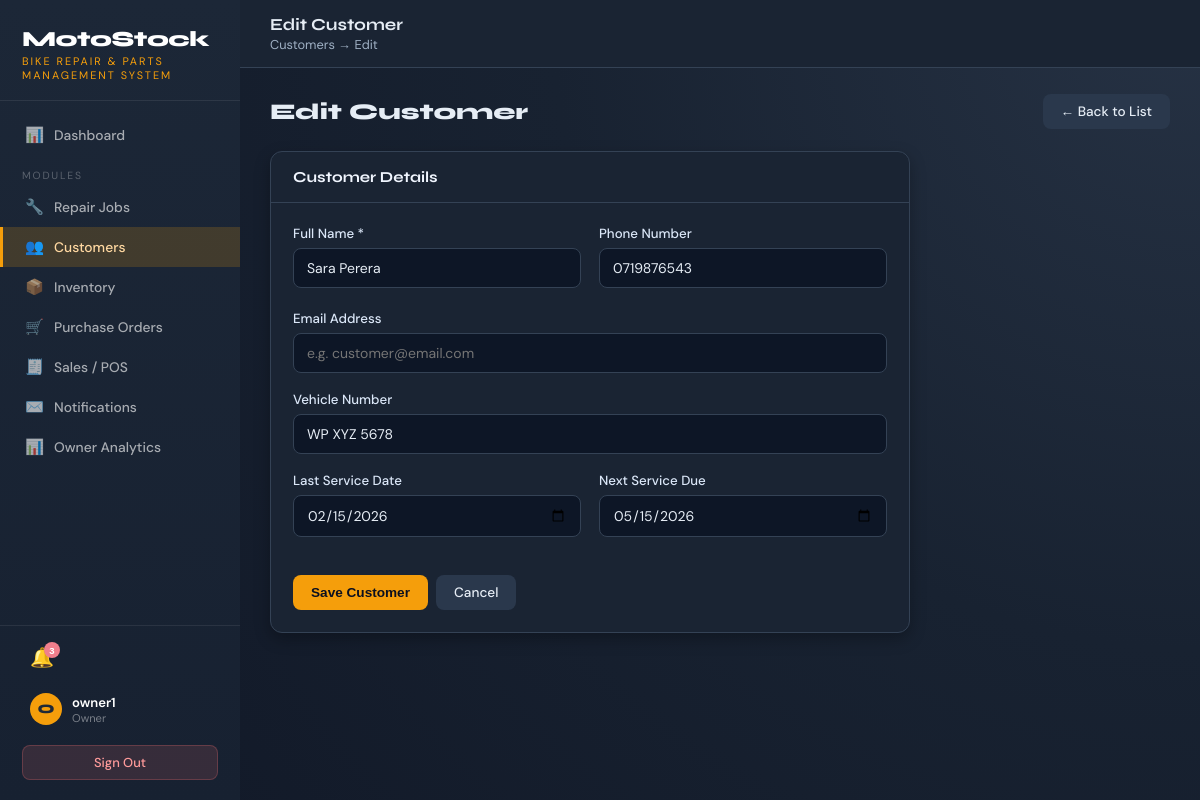
/pages/customer/create.php?id=2 (signed in), run on the app's committed database.
### tables this page shows
CREATE TABLE IF NOT EXISTS `customer` (
  `customerID` int NOT NULL AUTO_INCREMENT,
  `name` varchar(100) NOT NULL,
  `phone` varchar(20) DEFAULT NULL,
  `vehicleNo` varchar(20) DEFAULT NULL,
  `lastServiceDate` date DEFAULT NULL,
  `nextServiceDue` date DEFAULT NULL,
  `created_at` datetime DEFAULT CURRENT_TIMESTAMP,
  PRIMARY KEY (`customerID`)
);

### pages/customer/create.php (the view, shortened to what this page needs)
<?php
require_once '../../includes/config.php';
$id = isset($_GET['id']) ? (int)$_GET['id'] : 0;
$customer = ['name'=>'','phone'=>'','vehicleNo'=>'','email'=>'','lastServiceDate'=>'','nextServiceDue'=>''];
if ($id > 0) {
    $res = $conn->query("SELECT * FROM Customer WHERE customerID = $id");
    if ($res->num_rows === 1) $customer = $res->fetch_assoc();
}
$errors = [];
$pageTitle = $id > 0 ? 'Edit Customer' : 'Add New Customer';
?>
<!DOCTYPE html>
<html lang="en">
<head>
  <link rel="stylesheet" href="../../assets/css/styles.css">
</head>
<body>
<?php require_once '../../includes/sidebar.php'; ?>
<div class="main-wrap">
  <div class="topbar">
    <div>
      <div class="topbar-title"><?= $pageTitle ?></div>
      <div class="topbar-breadcrumb">Customers → <?= $id > 0 ? 'Edit' : 'Create' ?></div>
    </div>
  </div>
  <div class="main-content">
    <div class="page-header">
      <div class="page-title"><?= $pageTitle ?></div>
      <a href="list.php" class="btn btn-secondary">← Back to List</a>
    </div>
    <div class="card" style="max-width:640px">
      <div class="card-header">Customer Details</div>
      <div class="card-body">
        <form method="post" id="customerForm" novalidate>
          <div class="form-grid-2">
            <div class="form-group">
              <label class="form-label">Full Name *</label>
              <input type="text" name="name" id="custName"
                     class="form-control <?= isset($errors['name']) ? 'is-invalid' : '' ?>"
                     value="<?= htmlspecialchars($customer['name']) ?>"
                     placeholder="e.g. Kamal Perera" maxlength="80">
            </div>
            <div class="form-group">
              <label class="form-label">Phone Number</label>
              <input type="text" name="phone" id="custPhone"
                     class="form-control <?= isset($errors['phone']) ? 'is-invalid' : '' ?>"
                     value="<?= htmlspecialchars($customer['phone']) ?>"
                     placeholder="e.g. 0771234567" maxlength="15">
            </div>
          </div>
          <div class="form-group">
            <label class="form-label">Email Address</label>
            <input type="email" name="email" id="custEmail"
                   class="form-control <?= isset($errors['email']) ? 'is-invalid' : '' ?>"
                   value="<?= htmlspecialchars($customer['email'] ?? '') ?>"
                   placeholder="e.g. customer@email.com" maxlength="100">
          </div>
          <div class="form-group">
            <label class="form-label">Vehicle Number</label>
            <input type="text" name="vehicleNo" id="custVehicle"
                   class="form-control <?= isset($errors['vehicleNo']) ? 'is-invalid' : '' ?>"
                   value="<?= htmlspecialchars($customer['vehicleNo']) ?>"
                   placeholder="e.g. WP-CAR-1234" maxlength="15">
          </div>
          <div class="form-grid-2">
            <div class="form-group">
              <label class="form-label">Last Service Date</label>
              <input type="date" name="lastServiceDate" id="lastDate"
                     class="form-control"
                     value="<?= htmlspecialchars($customer['lastServiceDate'] ?? '') ?>">
            </div>
            <div class="form-group">
              <label class="form-label">Next Service Due</label>
              <input type="date" name="nextServiceDue" id="nextDate"
                     class="form-control <?= isset($errors['nextServiceDue']) ? 'is-invalid' : '' ?>"
                     value="<?= htmlspecialchars($customer['nextServiceDue'] ?? '') ?>">
            </div>
          </div>
          <div class="d-flex gap-2 mt-2">
            <button type="submit" class="btn btn-amber">Save Customer</button>
            <a href="list.php" class="btn btn-secondary">Cancel</a>
          </div>
        </form>
      </div>
    </div>
  </div>
</div>
</body>
</html>

### assets/css/styles.css (style rules this page uses)
:root { --navy: #1f2937; --navy-mid: #273447; --navy-lite: #334155; --amber: #f59e0b; --amber-dk: #d97706; --red: #f07f8d; --green: #f6ad55; --blue: #7ea7d8; --bg: #111827; --surface: #1a2433; --border: #344255; --text: #e6edf5; --muted: #9fb0c4; --sidebar-w: 240px; --radius: 12px; --shadow: 0 14px 34px rgba(0,0,0,.35); --shadow-sm: 0 6px 16px rgba(0,0,0,.28); }
*, *::before, *::after { box-sizing: border-box; margin: 0; padding: 0; }
body { font-family: 'DM Sans', sans-serif; background: radial-gradient(circle at top right, #263244 0%, #182231 45%, #111827 100%); color: var(--text); min-height: 100vh; display: flex; }
.main-wrap { margin-left: var(--sidebar-w); flex: 1; min-height: 100vh; display: flex; flex-direction: column; }
.topbar { background: var(--surface); border-bottom: 1px solid var(--border); padding: 14px 30px; display: flex; align-items: center; justify-content: space-between; position: sticky; top: 0; z-index: 50; }
.topbar-title { font-family: 'Syne', sans-serif; font-weight: 700; font-size: 1.05rem; color: var(--text); }
.topbar-breadcrumb { font-size: .8rem; color: var(--muted); margin-top: 1px; }
.main-content { padding: 26px 30px; flex: 1; }
.page-header { display: flex; align-items: center; justify-content: space-between; margin-bottom: 22px; flex-wrap: wrap; gap: 12px; }
.page-title { font-family: 'Syne', sans-serif; font-size: 1.4rem; font-weight: 800; color: var(--text); }
.card { background: var(--surface); border-radius: var(--radius); border: 1px solid var(--border); box-shadow: var(--shadow-sm); overflow: hidden; }
.card-header { padding: 16px 22px; border-bottom: 1px solid var(--border); font-family: 'Syne', sans-serif; font-weight: 700; font-size: .95rem; color: #f1f6ff; display: flex; align-items: center; justify-content: space-between; }
.card-body { padding: 22px; }
.btn { display: inline-flex; align-items: center; gap: 6px; padding: 9px 18px; border-radius: 8px; font-size: .85rem; font-weight: 500; text-decoration: none; cursor: pointer; border: none; transition: opacity .15s, transform .14s; white-space: nowrap; }
.btn-amber { background: var(--amber); color: #0b1020; font-weight: 700; }
.btn-secondary { background: #2a384c; color: #e6edf5; }
.form-group { margin-bottom: 18px; }
.form-label { display: block; margin-bottom: 6px; font-size: .83rem; font-weight: 500; color: #dbe7f8; }
.form-control { width: 100%; padding: 10px 13px; border: 1.5px solid var(--border); border-radius: 8px; font-family: 'DM Sans', sans-serif; font-size: .875rem; color: var(--text); background: #0d1626; transition: border-color .17s, box-shadow .17s; outline: none; appearance: auto; }
.d-flex { display: flex; }
.gap-2 { gap: 8px; }
.mt-2 { margin-top:16px }
.form-grid-2 { display: grid; grid-template-columns:1fr 1fr; gap: 18px; }

### data on the page
customer: name "Sara Perera", phone "0719876543", vehicleNo "WP XYZ 5678", lastServiceDate "02/15/2026", nextServiceDue "05/15/2026"

### other printed values
$p['icon'] "📊"
$p['label'] "Dashboard"
$p['icon'] "🔧"
$p['label'] "Repair Jobs"
$p['icon'] "👥"
$p['label'] "Customers"
$p['icon'] "📦"
$p['label'] "Inventory"
$p['icon'] "🛒"
$p['label'] "Purchase Orders"
$p['icon'] "🧾"
$p['label'] "Sales / POS"
$p['icon'] "✉️"
$p['label'] "Notifications"
$p['label'] "Owner Analytics"
